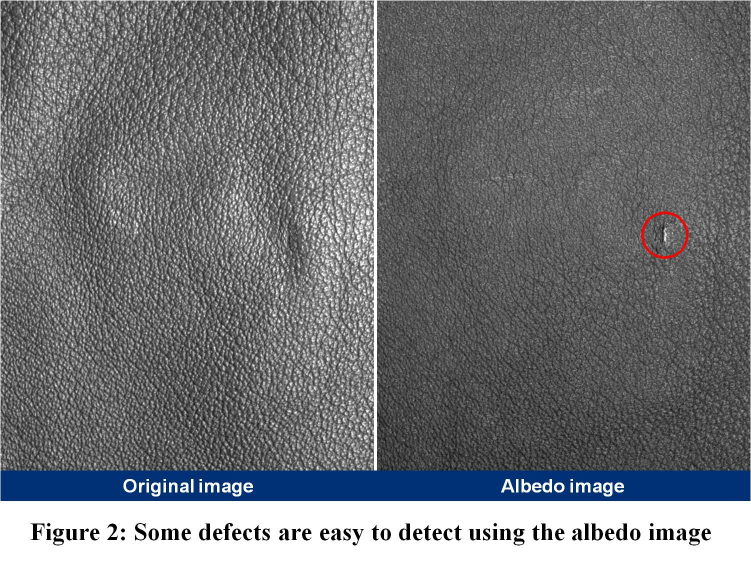
#> input picture image/Albedo-image.jpg, 1502 x 1122 px (shown at 1/2 size)
$ python -i build_dataset.py   (imports and definitions only)
#> lines starting #> are read from the running program, lines starting #| are printed output that depends on the picture
# =============================================================================
# build_dataset.py
#
# Photometric Stereo → MVTec AD Format Dataset Builder
# Refactored OOP pipeline for EfficientAD training on Google Colab
#
# Architecture:
#   PhotometricStereoSolver  →  AutoCropper  →  MVTecDatasetBuilder
#
# Usage (Google Colab / Windows):
#   python build_dataset.py \
#       --raw_dir raw_captures \
#       --out_dir mvtec_dataset \
#       --calib_npy light_directions.npy \
#       --slant_deg 45 \
#       --drop_dark 2 \
#       --drop_bright 5 \
#       --crop_offset 12 \
#       --output_size 512 \
#       --train_ratio 0.8 \
#       --seed 42 \
#       --output_mode after
#
# output_mode choices:
#   after  → WLS Photometric Stereo Normal Map (Nx, Ny, Nz)  [default]
#   before → Single raw light image (index set by --before_light_idx, default=0)
#            Use --before_light_idx 0 for first light, -1 for last, etc.
# =============================================================================

from __future__ import annotations

import argparse
import logging
import os
import random
import re
import shutil
import sys
from pathlib import Path
from typing import Optional, Tuple

import cv2
import numpy as np
import torch
from tqdm import tqdm

# ---------------------------------------------------------------------------
# Logging
# ---------------------------------------------------------------------------
# [5 lines not run here, left out]
log = logging.getLogger(__name__)


# =============================================================================
# 1. PhotometricStereoSolver
# =============================================================================
class PhotometricStereoSolver:
    """
    Solves the Lambertian Photometric Stereo equation:
        I = ρ (N · L)
    using GPU-accelerated Weighted Least Squares (WLS).

    Implements pixel-wise outlier rejection:
        - Drop the `drop_dark`   darkest  light readings  (shadow rejection)
        - Drop the `drop_bright` brightest light readings (specular rejection)

    Returns a 3-channel uint8 BGR normal map image.
    Convention matches photometric_stereo.py (valid pixels only, bg Nx/Ny=128, Nz=0).
    """

    # [256 lines left out: functions __init__, solve, _to_gray_stack, _build_weight_mask, _wls_torch, not called in this run]


# =============================================================================
# 2. AutoCropper
# =============================================================================
class AutoCropper:
    """
    Extracts the Region of Interest (ROI) from a stacked (Nx, Ny, Albedo) image
    using Perspective Warp on the minimum-area rotated rectangle.

    Pipeline
    --------
    1. Robust max (80th percentile across lights) → grayscale
    2. Median blur → Otsu thresholding
    3. Morphological Close + Open  (5×5 kernel)
    4. Largest contour → cv2.minAreaRect  (handles tilted objects)
    5. Shrink 4 corners inward by `crop_offset` px  (avoids blue border bleed)
    6. Perspective warp → square output at `output_size × output_size`
    """

    def __init__(
        self,
        padding: int = 15,
        output_size: int = 512,
        crop_offset: int = 12,
    ) -> None:
        self.padding = padding          # kept for API compatibility (not used in warp path)
        self.output_size = output_size
        self.crop_offset = crop_offset

    # ------------------------------------------------------------------
    # Public API
    # ------------------------------------------------------------------
    def find_bbox(self, images: list[np.ndarray]) -> Optional[np.ndarray]:
        """
        Find the rotated bounding box of the object in the image set.

        Parameters
        ----------
        images : List of N BGR uint8 images.

        Returns
        -------
        box : (4, 2) float32 array of corner points from cv2.boxPoints,
              ordered [TL, TR, BR, BL].
        None if no contour is found.
        """
        # ── Robust max: 80th-percentile across all light images ──────────
        stack = np.array(images, dtype=np.float32)               # (N, H, W, 3)
        robust = np.percentile(stack, 80, axis=0).astype(np.uint8)  # (H, W, 3)
        gray = cv2.cvtColor(robust, cv2.COLOR_BGR2GRAY)

        # ── Smooth + Otsu ────────────────────────────────────────────────
        blurred = cv2.medianBlur(gray, 5)
        _, binary = cv2.threshold(blurred, 0, 255, cv2.THRESH_BINARY + cv2.THRESH_OTSU)

        # ── Morphological clean-up ───────────────────────────────────────
        kernel = np.ones((5, 5), np.uint8)
        cleaned = cv2.morphologyEx(binary, cv2.MORPH_CLOSE, kernel)
        cleaned = cv2.morphologyEx(cleaned, cv2.MORPH_OPEN,  kernel)

        # ── Largest contour → minimum-area rotated rect ──────────────────
        contours, _ = cv2.findContours(cleaned, cv2.RETR_EXTERNAL, cv2.CHAIN_APPROX_SIMPLE)
        if not contours:
            return None

        largest = max(contours, key=cv2.contourArea)
        rect = cv2.minAreaRect(largest)                          # (center, size, angle)
        box = cv2.boxPoints(rect).astype(np.float32)             # (4, 2)

        # ── Order corners: TL, TR, BR, BL ────────────────────────────────
        box = self._order_points(box)
        return box

    # [60 lines left out: functions crop_and_resize, _order_points, not called in this run]


# =============================================================================
# 3. MVTecDatasetBuilder
# =============================================================================
class MVTecDatasetBuilder:
    """
    Traverses `raw_dir`, processes each sample through the PS solver and
    cropper, then writes results in MVTec AD directory format.

    Folder naming convention for raw captures:
        <timestamp>_<class_name>
        e.g.  20260305_103000_good
              20260305_110500_scratch

    Output structure
    ----------------
    mvtec_dataset/
    ├── train/
    │   └── good/
    │       └── *.png
    ├── test/
    │   ├── good/
    │   │   └── *.png
    │   └── scratch/
    │       └── *.png
    └── ground_truth/
        └── scratch/
            └── *.png   ← blank black 512×512 placeholder masks
    """

    # Regex: match folder names like  20260305_103000_good
    #        captures the class part after the last underscore-separated date+time block
    _FOLDER_RE = re.compile(r"^\d{8}_\d{6}_(.+)$")

    # [258 lines left out: functions __init__, build, _discover_folders, _process_one, build_theoretical_L_matrix, load_L_matrix and 2 more, not called in this run]


# [2 lines not run here, left out]

>>> import cv2
>>> picture = cv2.imread('../image/Albedo-image.jpg', cv2.IMREAD_GRAYSCALE)
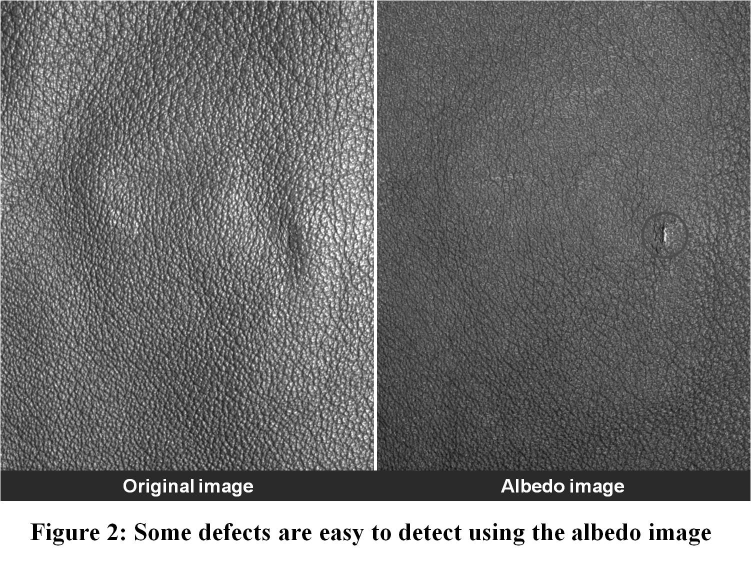
#> picture: shape (1122, 1502) (shown at 1/2 size); min 0, max 255, mean 112.7
>>> result = AutoCropper().find_bbox(picture)
#> in find_bbox, `robust = np.percentile(stack, 80, axis=0).astype(np.uint8)`: robust = 1502 values, max 255 at index 0, min 98 at index 813, mean 136.2
#> (the run stopped early here; a loop or call above may not have finished)
